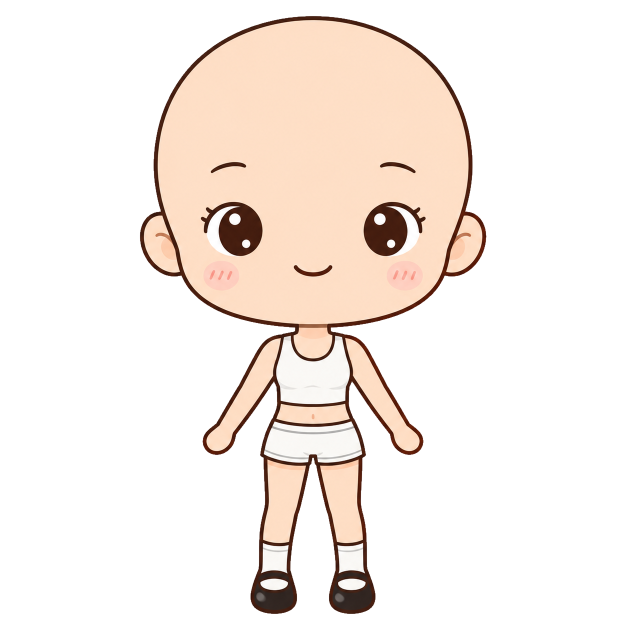
#> input picture art/source/doll_base.webp, 1254 x 1254 px (shown at 1/2 size)
$ python doll_front.py
#> lines starting #> are read from the running program, lines starting #| are printed output that depends on the picture; after the words box and inside, x2 and y2 are one past the last pixel; in counts of white or black regions, pixels touching at a corner belong together
# 復古娃娃・正面（站著、換裝畫面用；走路時 App 會換成 doll34.py 的側面）
#   source/doll_base.webp           正面光頭素體
#   source/doll_hair_<名稱>.webp    素體＋髮型（_tpose 結尾的是補頭髮用，這裡不用）
#   source/doll_cloth_<名稱>.webp   素體穿衣服（整張當身體）
# 正面不會動，所以不切手腳：只有 身體、後髮、前髮
# 輸出 ../public/room/doll/front/*.webp，並印出 room.js 要用的尺寸和腳底
import os, glob
os.chdir(os.path.join(os.path.dirname(os.path.abspath(__file__)), '..'))
from PIL import Image
import numpy as np
from scipy import ndimage

def load(p):
#> called with p = 'source/doll_base.webp'
    a = np.array(Image.open(p).convert('RGBA')).astype(float)
    a[:, :, 3] = np.where(a[:, :, 3] > 240, 255, a[:, :, 3]); return a
B = load('source/doll_base.webp')
H, W = B.shape[:2]
#> H = 1254; W = 1254
yy = np.arange(H)[:, None]
#> yy = 1254 values from 0 to 1253
ma = B[:, :, 3] > 20
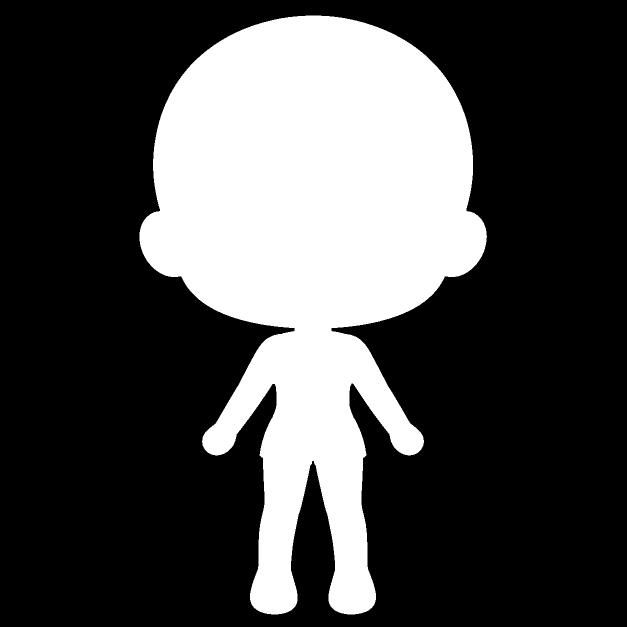
#> ma: shape (1254, 1254) bool (shown at 1/2 size); 29.1% white; 1 white region, box (x1, y1, x2, y2) and area: (279, 31, 974, 1229) 457297
def img(a): return Image.fromarray(a.astype(np.uint8))

layers = {'body': img(B)}
for f in sorted(glob.glob('source/doll_cloth_*.webp')):
    layers[f'body_{f.split("doll_cloth_")[1][:-5]}'] = img(load(f))
#> call 2 of load, with p = 'source/doll_cloth_tee.webp'
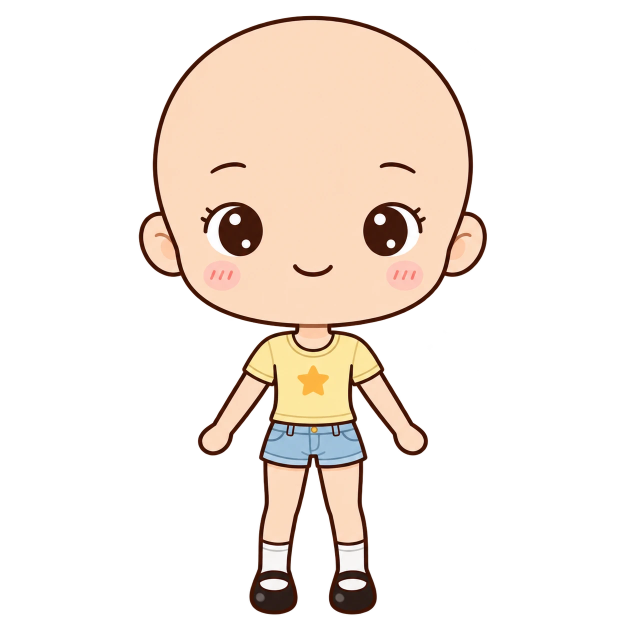
#> input picture art/source/doll_cloth_tee.webp, 1254 x 1254 px (shown at 1/2 size)

yx = np.mgrid[:H, :W]
face = (((yx[1] - 625) / 228) ** 2 + ((yx[0] - 460) / 165) ** 2 <= 1) & (yx[0] > 362)   # 瀏海以下的臉留給身體
for f in sorted(glob.glob('source/doll_hair_*.webp')):
    name = f.split('doll_hair_')[1][:-5]
    if name.endswith('_tpose'): continue
    Hh = load(f); la = Hh[:, :, 3] > 20
    diff = np.abs(Hh[:, :, :3] - B[:, :, :3]).sum(2)
    back = la & ~ma & (yy < 1000)
    lab, n = ndimage.label(back); sz = ndimage.sum(back, lab, range(1, n + 1)); back = np.isin(lab, np.where(sz > 800)[0] + 1)
    front = la & ma & (ndimage.uniform_filter(diff, 5) > 60) & (yy < 660) & ~face
    front = ndimage.binary_opening(front, iterations=1)
    hb = Hh.copy(); hb[:, :, 3] *= back
    hf = Hh.copy(); hf[:, :, 3] *= ndimage.gaussian_filter(front.astype(float), .6)
    layers[f'hair_{name}_back'] = img(hb); layers[f'hair_{name}_front'] = img(hf)

FOOT = (625, 1228)
bb = None
for im in layers.values():
    ys, xs = np.where(np.array(im)[:, :, 3] > 10)
    box = (xs.min(), ys.min(), xs.max() + 1, ys.max() + 1)
    bb = box if bb is None else (min(bb[0], box[0]), min(bb[1], box[1]), max(bb[2], box[2]), max(bb[3], box[3]))
#> this loop made 2 passes
#> bb on passes 1 to 2: (279, 31, 974, 1229), (277, 31, 974, 1229)
OUT_H = 420; k = OUT_H / (bb[3] - bb[1]); OUT_W = round((bb[2] - bb[0]) * k)
#> after `k = OUT_H / (bb[3] - bb[1])`: k = 0.351
#> after `OUT_W = round((bb[2] - bb[0]) * k)`: OUT_W = 244
OUT = '../public/room/doll/front'; os.makedirs(OUT, exist_ok=True)
for f in glob.glob(f'{OUT}/*.webp'): os.remove(f)
for name, im in layers.items():
    im.crop(bb).resize((OUT_W, OUT_H), Image.LANCZOS).save(f'{OUT}/{name}.webp', 'WEBP', quality=90)
#> this loop made 2 passes
#> name on passes 1 to 2: 'body', 'body_tee'
#> pass 1, `im.crop(bb).resize((OUT_W, OUT_H), Image.LANCZOS).save(f'{OUT}/{name}...`:
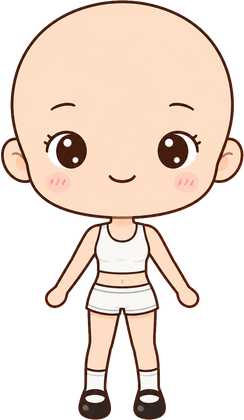
#> saved as body.webp: PIL image 244x420 RGBA; mean R, G, B, A 124.7, 107.3, 95.8, 138.3; transparent parts drawn white
#> pass 2, `im.crop(bb).resize((OUT_W, OUT_H), Image.LANCZOS).save(f'{OUT}/{name}...`:
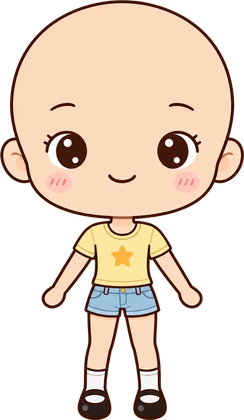
#> saved as body_tee.webp: PIL image 244x420 RGBA; mean R, G, B, A 122.3, 103.3, 88.8, 140.1; transparent parts drawn white
print('layers', sorted(layers))
#| layers ['body', 'body_tee']
print('size', OUT_W, OUT_H, 'foot', [round((FOOT[0] - bb[0]) * k, 1), round((FOOT[1] - bb[1]) * k, 1)])
#| size 244 420 foot [122.0, 419.6]
